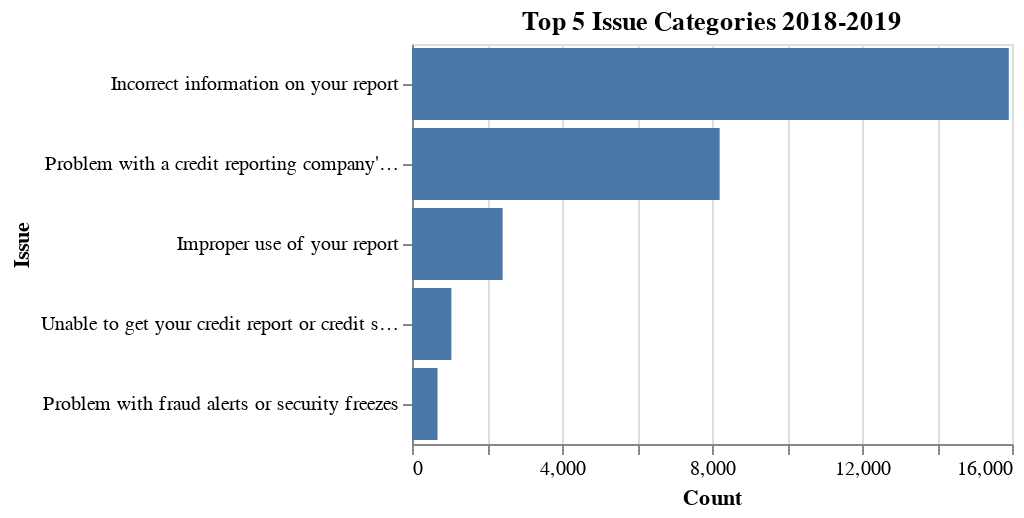

The code cell stored with this chart in its notebook:
### Code cell
#Code to make Equifax chart
equifax_df = df_date[df_date['Company'].values  == 'EQUIFAX, INC.']

equifax_issues_df = equifax_df.groupby('Issue')['Issue'].count().reset_index(name='count') \
    .sort_values(['count'], ascending=False)

#create a dataframe that only has data for complaints with public customer complaint narrative
equifax_narrative_only_df = equifax_df.dropna(subset=['Consumer complaint narrative'])

equifax_narrative_only_issues_df = equifax_narrative_only_df.groupby('Issue')['Issue'].count().reset_index(name='Count') \
    .sort_values(['Count'], ascending=False)

equifax_bars = alt.Chart(equifax_narrative_only_issues_df.head(5)).mark_bar().encode(
    x='Count:Q',
    y=alt.Y('Issue:N', sort='-x')
).properties(width=300, height =200, title='Top 5 Issue Categories 2018-2019').configure_legend(
    labelLimit= 300, titleFontSize = 18, labelFontSize=15)



# equifax_donut = alt.Chart(equifax_narrative_only_issues_df.head(5)).mark_arc(innerRadius=120).encode(
#     theta=alt.Theta(field="Count", type="quantitative"),
#     color=alt.Color(field="Issue", type="nominal", 
#                     legend=alt.Legend(orient="right"))
# ).properties(width=400, height =400, title='Top 5 Issue Categories 2018-2019').configure_legend(labelLimit= 300, titleFontSize = 18, labelFontSize=15).configure_view(
#         strokeWidth=0
# )
    
equifax_bars

#equifax_donut

# print(equifax_issues_df)

# print(equifax_narrative_only_issues_df)

### Figure 1 — Vega-Lite specification as saved in the notebook (floating-point values rounded to 4 significant figures)
{"config": {"view": {"continuousWidth": 400, "continuousHeight": 300}, "legend": {"labelFontSize": 15, "labelLimit": 300, "titleFontSize": 18}}, "data": {"name": "data-96bf9379903a3ce0f62ee79da0484991"}, "mark": "bar", "encoding": {"x": {"field": "Count", "type": "quantitative"}, "y": {"field": "Issue", "sort": "-x", "type": "nominal"}}, "height": 200, "title": "Top 5 Issue Categories 2018-2019", "width": 300, "$schema": "https://vega.github.io/schema/vega-lite/v4.17.0.json", "datasets": {"data-96bf9379903a3ce0f62ee79da0484991": [{"Issue": "Incorrect information on your report", "Count": 15915}, {"Issue": "Problem with a credit reporting company's investigation into an existing problem", "Count": 8204}, {"Issue": "Improper use of your report", "Count": 2417}, {"Issue": "Unable to get your credit report or credit score", "Count": 1050}, {"Issue": "Problem with fraud alerts or security freezes", "Count": 681}]}}
